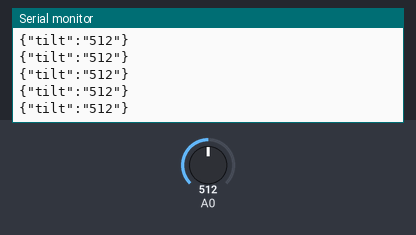
The sketch below on a simulated Arduino Uno, built with avr-gcc and run on an emulated ATmega328P. Shown: the last lines printed to the serial monitor. The test bench sets the inputs (shaded band); at power-on: A0 = 512.

Above: at 1.2 s.
1.3 s: A0 set to 987
At 2.3 s:
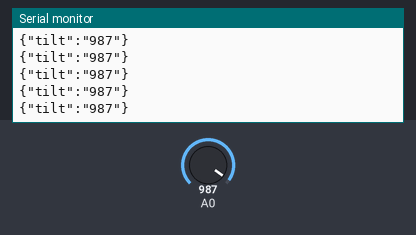
4.3 s: A0 set to 1010
At 4.8 s:
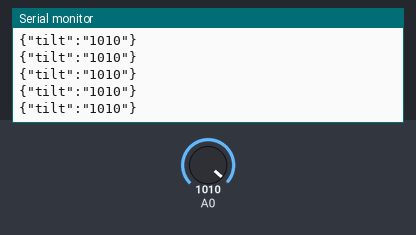
Timing chart, 0 to 7.3 s (numbered marks = the images above; inputs shaded):
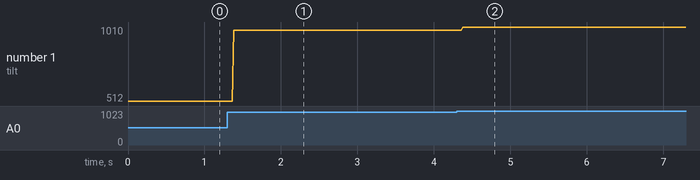

Measured:
- after the input at 1.3 s, the serial monitor: prints a new line after 0.08 s (image 1)
- after the input at 4.3 s, the serial monitor: prints a new line after 0.08 s (image 2)
- plotted number 1: 512 → 987 after the input at 1.3 s, 987 → 1010 after the input at 4.3 s

The sketch:

SerialServerJSONed_Simple.ino
```cpp
//Encoder Library
//#include <PinChangeInt.h> // necessary otherwise we get undefined reference errors.
//#include <AdaEncoder.h>
//#define a_PINA 2
//#define a_PINB 3
//int8_t clicks=0;
//char id=0;
////CREATE A STRING TO HOLD ENCODER "VALUE"
//String encoderValue;


void setup(){
  //Begin Serial Communication
  Serial.begin(9600);

  //Encoder object creation
//  AdaEncoder::addEncoder('a', a_PINA, a_PINB);

}

void loop () {


  //___READING THE DATA___//
  int tilt = analogRead(A0);
  delay(1);

//  int focus = analogRead(A1);
//  delay(1);
//
//  int zoom = analogRead(A2);
//  delay(1);
//
//  int iris = analogRead(A3);
//  delay(1);
//
//  int cameraSelectX = analogRead(A4);
//  delay(1);
//
//  int cameraSelectY = analogRead(A5);
//  delay(1);


  //enCoder
//  encoder *thisEncoder;
//  thisEncoder=AdaEncoder::genie(&clicks, &id);
//  if (thisEncoder != NULL) {
//    if (clicks > 0) {
//      encoderValue = "Going Right";
//    }
//    if (clicks < 0) {
//      encoderValue = "Going Left";
//    }
//  }
//
//  else if (thisEncoder == NULL){
//    encoderValue = "Not Changing";
//  }

  // form a JSON-formatted string:
  String jsonString = "{\"tilt\":\"";
  jsonString += tilt;
//  jsonString +="\",\"focus\":\"";
//  jsonString += focus;
//  jsonString +="\",\"zoom\":\"";
//  jsonString += zoom;
//  jsonString +="\",\"iris\":\"";
//  jsonString += iris;
//  jsonString +="\",\"cameraSelectX\":\"";
//  jsonString += cameraSelectX;
//  jsonString +="\",\"cameraSelectY\":\"";
//  jsonString += cameraSelectY;
//  jsonString +="\",\"encoderValue\":\"";
//  jsonString += encoderValue;
jsonString +="\"}";

  // print it:
  Serial.println(jsonString);

}
```
